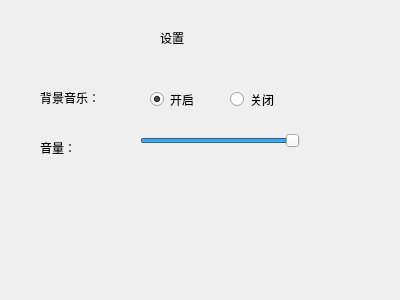
<?xml version="1.0" encoding="UTF-8"?>
<ui version="4.0">
 <class>Setting</class>
 <widget class="QDialog" name="Setting">
  <property name="geometry">
   <rect>
    <x>0</x>
    <y>0</y>
    <width>400</width>
    <height>300</height>
   </rect>
  </property>
  <property name="windowTitle">
   <string>Dialog</string>
  </property>
  <widget class="QLabel" name="label">
   <property name="geometry">
    <rect>
     <x>40</x>
     <y>90</y>
     <width>81</width>
     <height>16</height>
    </rect>
   </property>
   <property name="text">
    <string>背景音乐：</string>
   </property>
  </widget>
  <widget class="QLabel" name="label_2">
   <property name="geometry">
    <rect>
     <x>40</x>
     <y>140</y>
     <width>72</width>
     <height>15</height>
    </rect>
   </property>
   <property name="text">
    <string>音量：</string>
   </property>
  </widget>
  <widget class="QRadioButton" name="open">
   <property name="geometry">
    <rect>
     <x>150</x>
     <y>90</y>
     <width>111</width>
     <height>19</height>
    </rect>
   </property>
   <property name="text">
    <string>开启</string>
   </property>
   <property name="checked">
    <bool>true</bool>
   </property>
  </widget>
  <widget class="QRadioButton" name="close">
   <property name="geometry">
    <rect>
     <x>230</x>
     <y>90</y>
     <width>111</width>
     <height>19</height>
    </rect>
   </property>
   <property name="text">
    <string>关闭</string>
   </property>
  </widget>
  <widget class="QSlider" name="settingVolume">
   <property name="geometry">
    <rect>
     <x>140</x>
     <y>130</y>
     <width>160</width>
     <height>22</height>
    </rect>
   </property>
   <property name="value">
    <number>99</number>
   </property>
   <property name="orientation">
    <enum>Qt::Horizontal</enum>
   </property>
  </widget>
  <widget class="QLabel" name="label_3">
   <property name="geometry">
    <rect>
     <x>160</x>
     <y>30</y>
     <width>72</width>
     <height>15</height>
    </rect>
   </property>
   <property name="text">
    <string>设置</string>
   </property>
  </widget>
 </widget>
 <resources/>
 <connections/>
</ui>
